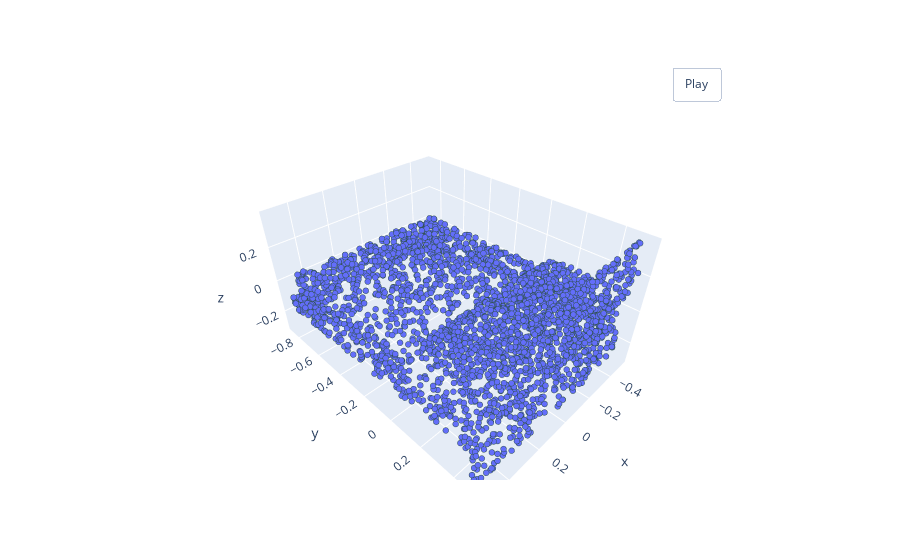

Notebook code cell kept with this figure:
### Code cell
pcshow(*norm_pointcloud.T)

### Figure 1 — Plotly figure (JSON) as saved in the notebook; plotly's stock layout.template omitted (floating-point values rounded to 4 significant figures; data arrays with more than 128 entries replaced by an {"elided": "..."} marker saying what was removed)
{"data": [{"marker": {"line": {"color": "DarkSlateGrey", "width": 2}, "size": 2}, "mode": "markers", "type": "scatter3d", "x": {"elided": "3000 float values"}, "y": {"elided": "3000 float values"}, "z": {"elided": "3000 float values"}}], "layout": {"updatemenus": [{"buttons": [{"args": [null, {"frame": {"duration": 50, "redraw": true}, "fromcurrent": true, "mode": "immediate", "transition": {"duration": 0}}], "label": "Play", "method": "animate"}], "pad": {"r": 10, "t": 45}, "showactive": false, "type": "buttons", "x": 0.8, "xanchor": "left", "y": 1, "yanchor": "bottom"}]}}
